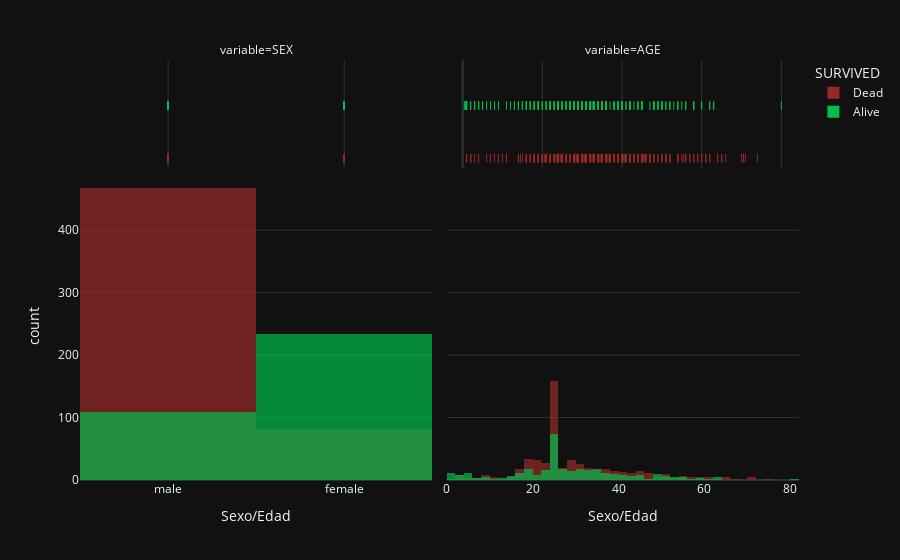

The notebook cell this image was saved under:
### Code cell
# Convertir los datos en long-form
titan_long = pd.melt(titan, id_vars=["SURVIVED"], value_vars=[
                     "SEX", "AGE"], var_name="variable")
# Va representar la supervivencia frente al sexo y la edad
sexo_edad_superv = px.histogram(titan_long, x="value", color="SURVIVED", nbins=40, opacity=0.7,
                                marginal="rug", barmode="overlay",color_discrete_sequence=colores, labels={"value": "Sexo/Edad", "count": "Cantidad de pasajeros"},
                                facet_col="variable", category_orders={"variable": ["SEX", "AGE"]}, template="plotly_dark")
# Establecer el título y las etiquetas de los ejes
hist_edad.update_layout(title="Distribución de sexo y edad por Supervivencia",
                  xaxis_title="Sexo/Edad",
                  yaxis_title="Cantidad de pasajeros")

sexo_edad_superv.show()

### Figure 1 — Plotly figure (JSON) as saved in the notebook; plotly's stock layout.template omitted (floating-point values rounded to 4 significant figures; data arrays with more than 128 entries replaced by an {"elided": "..."} marker saying what was removed)
{"data": [{"alignmentgroup": "True", "bingroup": "x", "hovertemplate": "SURVIVED=Dead<br>variable=SEX<br>Sexo/Edad=%{x}<br>count=%{y}<extra></extra>", "legendgroup": "Dead", "marker": {"color": "#972a27", "opacity": 0.7, "pattern": {"shape": ""}}, "name": "Dead", "nbinsx": 40, "offsetgroup": "Dead", "orientation": "v", "showlegend": true, "type": "histogram", "x": {"elided": "549 str values"}, "xaxis": "x", "yaxis": "y"}, {"alignmentgroup": "True", "boxpoints": "all", "fillcolor": "rgba(255,255,255,0)", "hoveron": "points", "hovertemplate": "SURVIVED=Dead<br>variable=SEX<br>Sexo/Edad=%{x}<extra></extra>", "jitter": 0, "legendgroup": "Dead", "line": {"color": "rgba(255,255,255,0)"}, "marker": {"color": "#972a27", "symbol": "line-ns-open"}, "name": "Dead", "offsetgroup": "Dead", "showlegend": false, "type": "box", "x": {"elided": "549 str values"}, "xaxis": "x3", "yaxis": "y3"}, {"alignmentgroup": "True", "bingroup": "x", "hovertemplate": "SURVIVED=Dead<br>variable=AGE<br>Sexo/Edad=%{x}<br>count=%{y}<extra></extra>", "legendgroup": "Dead", "marker": {"color": "#972a27", "opacity": 0.7, "pattern": {"shape": ""}}, "name": "Dead", "nbinsx": 40, "offsetgroup": "Dead", "orientation": "v", "showlegend": false, "type": "histogram", "x": {"elided": "549 float values"}, "xaxis": "x2", "yaxis": "y2"}, {"alignmentgroup": "True", "boxpoints": "all", "fillcolor": "rgba(255,255,255,0)", "hoveron": "points", "hovertemplate": "SURVIVED=Dead<br>variable=AGE<br>Sexo/Edad=%{x}<extra></extra>", "jitter": 0, "legendgroup": "Dead", "line": {"color": "rgba(255,255,255,0)"}, "marker": {"color": "#972a27", "symbol": "line-ns-open"}, "name": "Dead", "offsetgroup": "Dead", "showlegend": false, "type": "box", "x": {"elided": "549 float values"}, "xaxis": "x4", "yaxis": "y4"}, {"alignmentgroup": "True", "bingroup": "x", "hovertemplate": "SURVIVED=Alive<br>variable=SEX<br>Sexo/Edad=%{x}<br>count=%{y}<extra></extra>", "legendgroup": "Alive", "marker": {"color": "#00be4c", "opacity": 0.7, "pattern": {"shape": ""}}, "name": "Alive", "nbinsx": 40, "offsetgroup": "Alive", "orientation": "v", "showlegend": true, "type": "histogram", "x": {"elided": "342 str values"}, "xaxis": "x", "yaxis": "y"}, {"alignmentgroup": "True", "boxpoints": "all", "fillcolor": "rgba(255,255,255,0)", "hoveron": "points", "hovertemplate": "SURVIVED=Alive<br>variable=SEX<br>Sexo/Edad=%{x}<extra></extra>", "jitter": 0, "legendgroup": "Alive", "line": {"color": "rgba(255,255,255,0)"}, "marker": {"color": "#00be4c", "symbol": "line-ns-open"}, "name": "Alive", "offsetgroup": "Alive", "showlegend": false, "type": "box", "x": {"elided": "342 str values"}, "xaxis": "x3", "yaxis": "y3"}, {"alignmentgroup": "True", "bingroup": "x", "hovertemplate": "SURVIVED=Alive<br>variable=AGE<br>Sexo/Edad=%{x}<br>count=%{y}<extra></extra>", "legendgroup": "Alive", "marker": {"color": "#00be4c", "opacity": 0.7, "pattern": {"shape": ""}}, "name": "Alive", "nbinsx": 40, "offsetgroup": "Alive", "orientation": "v", "showlegend": false, "type": "histogram", "x": {"elided": "342 float values"}, "xaxis": "x2", "yaxis": "y2"}, {"alignmentgroup": "True", "boxpoints": "all", "fillcolor": "rgba(255,255,255,0)", "hoveron": "points", "hovertemplate": "SURVIVED=Alive<br>variable=AGE<br>Sexo/Edad=%{x}<extra></extra>", "jitter": 0, "legendgroup": "Alive", "line": {"color": "rgba(255,255,255,0)"}, "marker": {"color": "#00be4c", "symbol": "line-ns-open"}, "name": "Alive", "offsetgroup": "Alive", "showlegend": false, "type": "box", "x": {"elided": "342 float values"}, "xaxis": "x4", "yaxis": "y4"}], "layout": {"annotations": [{"font": {}, "showarrow": false, "text": "variable=SEX", "x": 0.245, "xanchor": "center", "xref": "paper", "y": 1, "yanchor": "bottom", "yref": "paper"}, {"font": {}, "showarrow": false, "text": "variable=AGE", "x": 0.755, "xanchor": "center", "xref": "paper", "y": 1, "yanchor": "bottom", "yref": "paper"}], "barmode": "overlay", "legend": {"title": {"text": "SURVIVED"}, "tracegroupgap": 0}, "margin": {"t": 60}, "xaxis": {"anchor": "y", "domain": [0, 0.49], "title": {"text": "Sexo/Edad"}}, "xaxis2": {"anchor": "y2", "domain": [0.51, 1], "matches": "x", "title": {"text": "Sexo/Edad"}}, "xaxis3": {"anchor": "y3", "domain": [0, 0.49], "matches": "x", "showgrid": true, "showticklabels": false}, "xaxis4": {"anchor": "y4", "domain": [0.51, 1], "matches": "x", "showgrid": true, "showticklabels": false}, "yaxis": {"anchor": "x", "domain": [0, 0.7326], "title": {"text": "count"}}, "yaxis2": {"anchor": "x2", "domain": [0, 0.7326], "matches": "y", "showticklabels": false}, "yaxis3": {"anchor": "x3", "domain": [0.7426, 1], "matches": "y3", "showgrid": false, "showline": false, "showticklabels": false, "ticks": ""}, "yaxis4": {"anchor": "x4", "domain": [0.7426, 1], "matches": "y3", "showgrid": false, "showline": false, "showticklabels": false, "ticks": ""}}}
